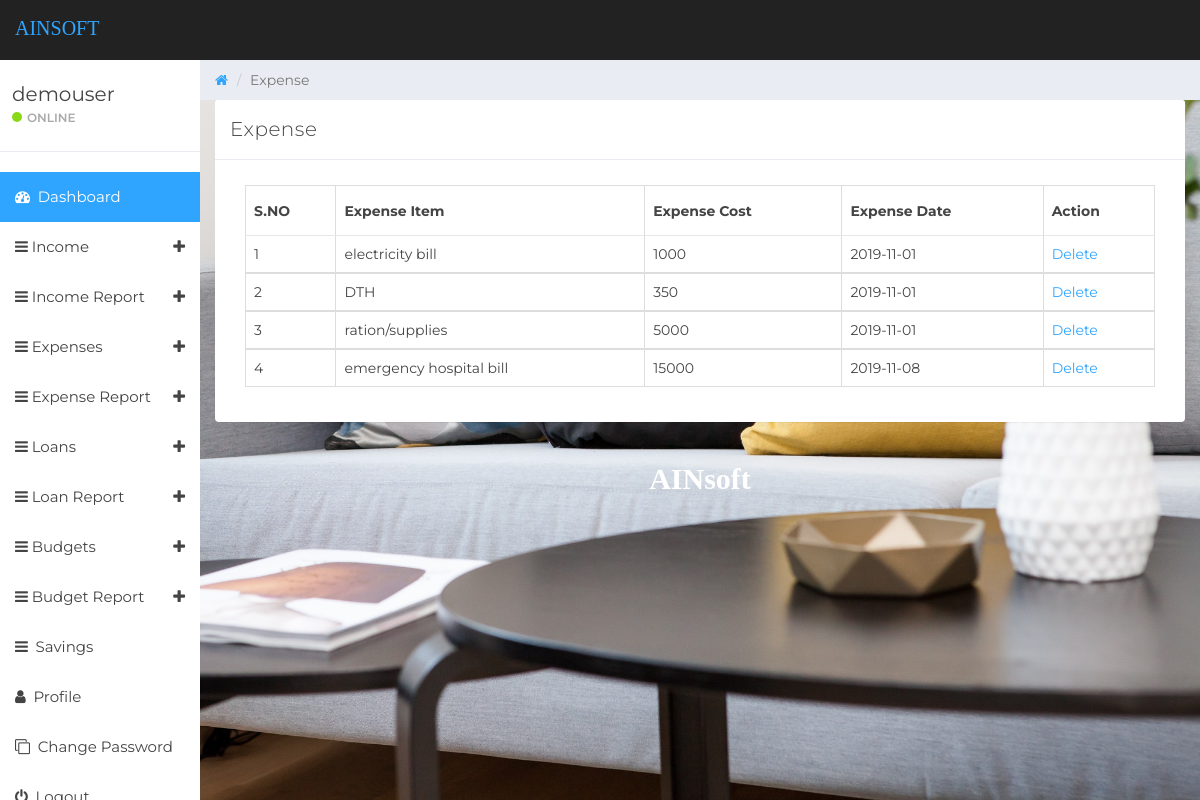
Page /manage-expense.php (signed in) on the committed database.
### tables this page shows
CREATE TABLE IF NOT EXISTS `tbluser` (
  `ID` int(10) NOT NULL AUTO_INCREMENT,
  `FullName` varchar(150) DEFAULT NULL,
  `Email` varchar(200) DEFAULT NULL,
  `MobileNumber` bigint(10) DEFAULT NULL,
  `Password` varchar(200) DEFAULT NULL,
  `RegDate` timestamp NOT NULL DEFAULT CURRENT_TIMESTAMP,
  PRIMARY KEY (`ID`)
);

CREATE TABLE IF NOT EXISTS `tblexpense` (
  `ID` int(10) NOT NULL AUTO_INCREMENT,
  `UserId` int(10) NOT NULL,
  `ExpenseDate` date DEFAULT NULL,
  `ExpenseItem` varchar(200) DEFAULT NULL,
  `ExpenseCost` varchar(200) DEFAULT NULL,
  `NoteDate` timestamp NULL DEFAULT CURRENT_TIMESTAMP,
  PRIMARY KEY (`ID`)
);

### manage-expense.php (the view, shortened to what this page needs)
  <?php
if (strlen($_SESSION['detsuid']==0)) {
  header('location:logout.php');
  } else{
?>
<!DOCTYPE html>
<html>
<head>
	<link href="css/bootstrap.min.css" rel="stylesheet">
	<link href="css/font-awesome.min.css" rel="stylesheet">
	<link href="css/datepicker3.css" rel="stylesheet">
	<link href="css/styles.css" rel="stylesheet">
</head>
<body>
	<?php include_once('includes/header.php');?>
	<?php include_once('includes/sidebar.php');?>
	<div class="col-sm-9 col-sm-offset-3 col-lg-10 col-lg-offset-2 main">
		<div class="row">
			<ol class="breadcrumb">
				<li><a href="#">
					<em class="fa fa-home"></em>
				</a></li>
				<li class="active">Expense</li>
			</ol>
		</div>
		<div class="row">
			<div class="col-lg-12">
				<div class="panel panel-default">
					<div class="panel-heading">Expense</div>
					<div class="panel-body">
						<div class="col-md-12">
							<div class="table-responsive">
            <table class="table table-bordered mg-b-0">
              <thead>
                <tr>
                  <th>S.NO</th>
                  <th>Expense Item</th>
                  <th>Expense Cost</th>
                  <th>Expense Date</th>
                  <th>Action</th>
                </tr>
              </thead>
              <?php
              $userid=$_SESSION['detsuid'];
$ret=mysqli_query($con,"select * from tblexpense where UserId='$userid'");
$cnt=1;
while ($row=mysqli_fetch_array($ret)) {
?>
              <tbody>
                <tr>
                  <td><?php echo $cnt;?></td>
                  <td><?php  echo $row['ExpenseItem'];?></td>
                  <td><?php  echo $row['ExpenseCost'];?></td>
                  <td><?php  echo $row['ExpenseDate'];?></td>
                  <td><a href="manage-expense.php?delid=<?php echo $row['ID'];?>">Delete</a>
                </tr>
                <?php
$cnt=$cnt+1;
}?>
              </tbody>
            </table>
          </div>
						</div>
					</div>
				</div>
			</div>
			<?php include_once('includes/footer.php');?>
		</div>
	</div>
</body>
</html>
<?php }  ?>

### includes/sidebar.php (shortened to what this page needs)
<?php
include('includes/dbconnection.php');
?>
<div id="sidebar-collapse" class="col-sm-3 col-lg-2 sidebar">
        <div class="profile-sidebar">
            <div class="profile-usertitle">
                <?php
$uid=$_SESSION['detsuid'];
$ret=mysqli_query($con,"select FullName from tbluser where ID='$uid'");
$row=mysqli_fetch_array($ret);
$name=$row['FullName'];
?>
                <div class="profile-usertitle-name"><?php echo $name; ?></div>
                <div class="profile-usertitle-status"><span class="indicator label-success"></span>Online</div>
            </div>
        </div>
        <ul class="nav menu">
            <li class="active"><a href="dashboard.php"><em class="fa fa-dashboard">&nbsp;</em> Dashboard</a></li>
             <li class="parent "><a data-toggle="collapse" href="#sub-item-3">
                <em class="fa fa-navicon">&nbsp;</em>Income <span data-toggle="collapse" href="#sub-item-1" class="icon pull-right"><em class="fa fa-plus"></em></span>
                </a>
            </li>
  <li class="parent "><a data-toggle="collapse" href="#sub-item-4">
                <em class="fa fa-navicon">&nbsp;</em>Income Report <span data-toggle="collapse" href="#sub-item-1" class="icon pull-right"><em class="fa fa-plus"></em></span>
                </a>
            </li>
            <li class="parent "><a data-toggle="collapse" href="#sub-item-1">
                <em class="fa fa-navicon">&nbsp;</em>Expenses <span data-toggle="collapse" href="#sub-item-1" class="icon pull-right"><em class="fa fa-plus"></em></span>
                </a>
            </li>
  <li class="parent "><a data-toggle="collapse" href="#sub-item-2">
                <em class="fa fa-navicon">&nbsp;</em>Expense Report <span data-toggle="collapse" href="#sub-item-1" class="icon pull-right"><em class="fa fa-plus"></em></span>
                </a>
            </li>
			<li class="parent "><a data-toggle="collapse" href="#sub-item-7">
                <em class="fa fa-navicon">&nbsp;</em>Loans <span data-toggle="collapse" href="#sub-item-1" class="icon pull-right"><em class="fa fa-plus"></em></span>
                </a>
            </li>
  <li class="parent "><a data-toggle="collapse" href="#sub-item-8">
                <em class="fa fa-navicon">&nbsp;</em>Loan Report <span data-toggle="collapse" href="#sub-item-1" class="icon pull-right"><em class="fa fa-plus"></em></span>
                </a>
            </li>
			<li class="parent "><a data-toggle="collapse" href="#sub-item-5">
                <em class="fa fa-navicon">&nbsp;</em>Budgets <span data-toggle="collapse" href="#sub-item-1" class="icon pull-right"><em class="fa fa-plus"></em></span>
                </a>
            </li>
  <li class="parent "><a data-toggle="collapse" href="#sub-item-6">
                <em class="fa fa-navicon">&nbsp;</em>Budget Report <span data-toggle="collapse" href="#sub-item-1" class="icon pull-right"><em class="fa fa-plus"></em></span>
                </a>
            </li>
	 <li><a href="savings.php"><em class="fa fa-navicon">&nbsp;</em> Savings</a></li>
            <li><a href="user-profile.php"><em class="fa fa-user">&nbsp;</em> Profile</a></li>
             <li><a href="change-password.php"><em class="fa fa-clone">&nbsp;</em> Change Password</a></li>
<li><a href="logout.php"><em class="fa fa-power-off">&nbsp;</em> Logout</a></li>
        </ul>
    </div>

### css/styles.css (style rules this page uses)
body { background: #f1f4f7; padding-top: 60px; font-size: 14px; color: #444444; font-family: "Montserrat", "Helvetica Neue", Helvetica, Arial, sans-serif; }
a, a:hover, a:focus { color: #30a5ff; }
.label-success { background-color: #8ad919; }
.panel { border: 0; }
.panel-heading { font-size: 20px; font-weight: 300; letter-spacing: 0.025em; height: 60px; line-height: 38px; }
.panel-default .panel-heading { background: #fff; border-bottom: 1px solid #e9ecf2; color: #444444; }
.sidebar { display: block; padding: 0; display: none; box-shadow: none; background: #fff; }
.sidebar ul { margin: 20px 0px; }
@media (min-width: 768px) { .sidebar { display: block; position: fixed; top: 60px; bottom: 0; left: 0; z-index: 1000; display: block; margin: 0; padding: 0; overflow-x: hidden; overflow-y: auto; } }
.sidebar ul.nav .active a, .sidebar ul.nav li.parent a.active, .sidebar ul.nav .active > a:hover, .sidebar ul.nav li.parent a.active:hover, .sidebar ul.nav .active > a:focus, .sidebar ul.nav li.parent a.active:focus { color: #fff; background-color: #30a5ff; }
.sidebar ul.nav li a { height: 50px; font-size: 15px; line-height: 2em; color: #444444; }
.profile-sidebar { padding: 10px 0; border-bottom: 1px solid #e9ecf2; }
.indicator { width: 10px; height: 10px; display: inline-block; border-radius: 9999px; margin-right: 5px; }
.profile-usertitle { float: left; text-align: left; margin: 10px 0 0 12px; }
.profile-usertitle-name { font-size: 20px; margin-bottom: 0px; }
.profile-usertitle-status { text-transform: uppercase; color: #AAA; font-size: 12px; font-weight: 600; margin-bottom: 15px; }
.breadcrumb { border-radius: 0; padding: 10px 15px 10px 15px; background: #e9ecf2; margin: 0; }
.table { background: #fff; }
.table > thead > tr > th { border-bottom: 1px solid #e6e7e8; vertical-align: middle; height: 50px; }

### manage-expense.php (style rules this page uses)
body { background-image: url('includes/dash2.jpg'); background-repeat: no-repeat; background-attachment: fixed; background-size: cover; }

### rows in the picture
tbluser: FullName "demouser"
tblexpense: ExpenseItem "electricity bill", ExpenseCost "1000", ExpenseDate "2019-11-01"
tblexpense: ExpenseItem "DTH", ExpenseCost "350", ExpenseDate "2019-11-01"
tblexpense: ExpenseItem "ration/supplies", ExpenseCost "5000", ExpenseDate "2019-11-01"
tblexpense: ExpenseItem "emergency hospital bill", ExpenseCost "15000", ExpenseDate "2019-11-08"
